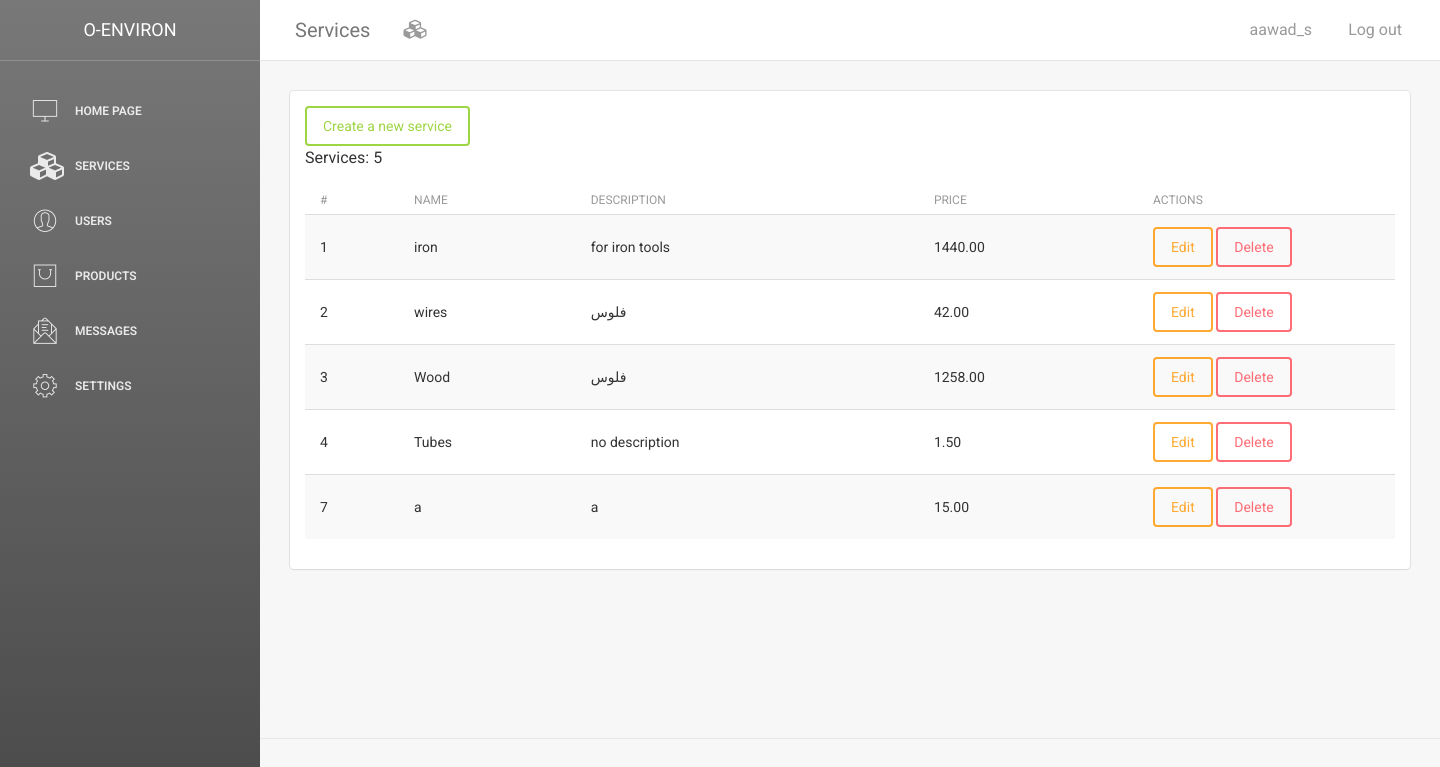
The page /admin/services/index.php (signed in) on the database its author committed.
### tables this page shows
CREATE TABLE `services` (
  `id` int(11) NOT NULL,
  `name` varchar(128) NOT NULL,
  `description` varchar(255) DEFAULT NULL,
  `price` decimal(6,2) NOT NULL
);

### admin/services/index.php (the view, shortened to what this page needs)
<?php
include __DIR__.'/../template/header.php';
$services = $mysqli->query("SELECT * from services order by id")->fetch_all(MYSQLI_ASSOC);
?>
<div class="card">
     <div class="content">
          <a href="create.php" class="btn btn-success"> Create a new service </a> <br />
          <p>Services: <?php echo count($services) ?> </p>
          <div class="table-responsive">
               <table class="table table-striped">
                    <thead>
                         <tr>
                              <th width="0">#</th>
                              <th>Name</th>
                              <th>Description</th>
                              <th>Price</th>
                              <th width="250">Actions</th>
                         </tr>
                    </thead>
                    <tbody>
                         <?php foreach($services as $service): ?>
                         <tr>
                              <td><?php echo $service['id'] ?></td>
                              <td><?php echo $service['name'] ?></td>
                              <td><?php echo $service['description'] ?></td>
                              <td><?php echo $service['price'] ?></td>
                              <td>
                                   <a href="edit.php?id=<?php echo $service['id']?>" class="btn btn-warning">Edit</a>
                              <form action="" method="post" style="display: inline;">
                                   <button onclick="return confirm('are you sure?')" class="btn btn-danger" type="submit">Delete</button>
                              </form>
                              </td>
                         </tr>
                         <?php endforeach; ?>
                    </tbody>
               </table>
          </div>
     </div>
</div>
<?php
include __DIR__.'/../template/footer.php';
?>

### rows shown on the page
services: id "1", name "iron", description "for iron tools", price "1440.00"
services: id "2", name "wires", description "فلوس", price "42.00"
services: id "3", name "Wood", description "فلوس", price "1258.00"
services: id "4", name "Tubes", description "no description", price "1.50"
services: id "7", name "a", description "a", price "15.00"

### other values the page prints
$title "Services"
$_SESSION['user_name'] "aawad_s"
count($services) "5"
